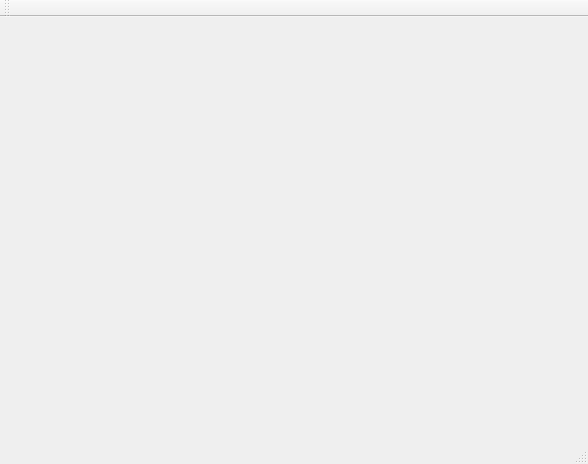
<?xml version="1.0" encoding="UTF-8"?>
<ui version="4.0">
 <class>MainWindow</class>
 <widget class="QMainWindow" name="MainWindow">
  <property name="geometry">
   <rect>
    <x>0</x>
    <y>0</y>
    <width>588</width>
    <height>464</height>
   </rect>
  </property>
  <property name="windowTitle">
   <string>MainWindow</string>
  </property>
  <widget class="QWidget" name="centralWidget"/>
  <widget class="QMenuBar" name="menuBar">
   <property name="geometry">
    <rect>
     <x>0</x>
     <y>0</y>
     <width>588</width>
     <height>22</height>
    </rect>
   </property>
  </widget>
  <widget class="QToolBar" name="mainToolBar">
   <attribute name="toolBarArea">
    <enum>TopToolBarArea</enum>
   </attribute>
   <attribute name="toolBarBreak">
    <bool>false</bool>
   </attribute>
  </widget>
  <widget class="QStatusBar" name="statusBar"/>
 </widget>
 <layoutdefault spacing="6" margin="11"/>
 <resources/>
 <connections/>
</ui>
